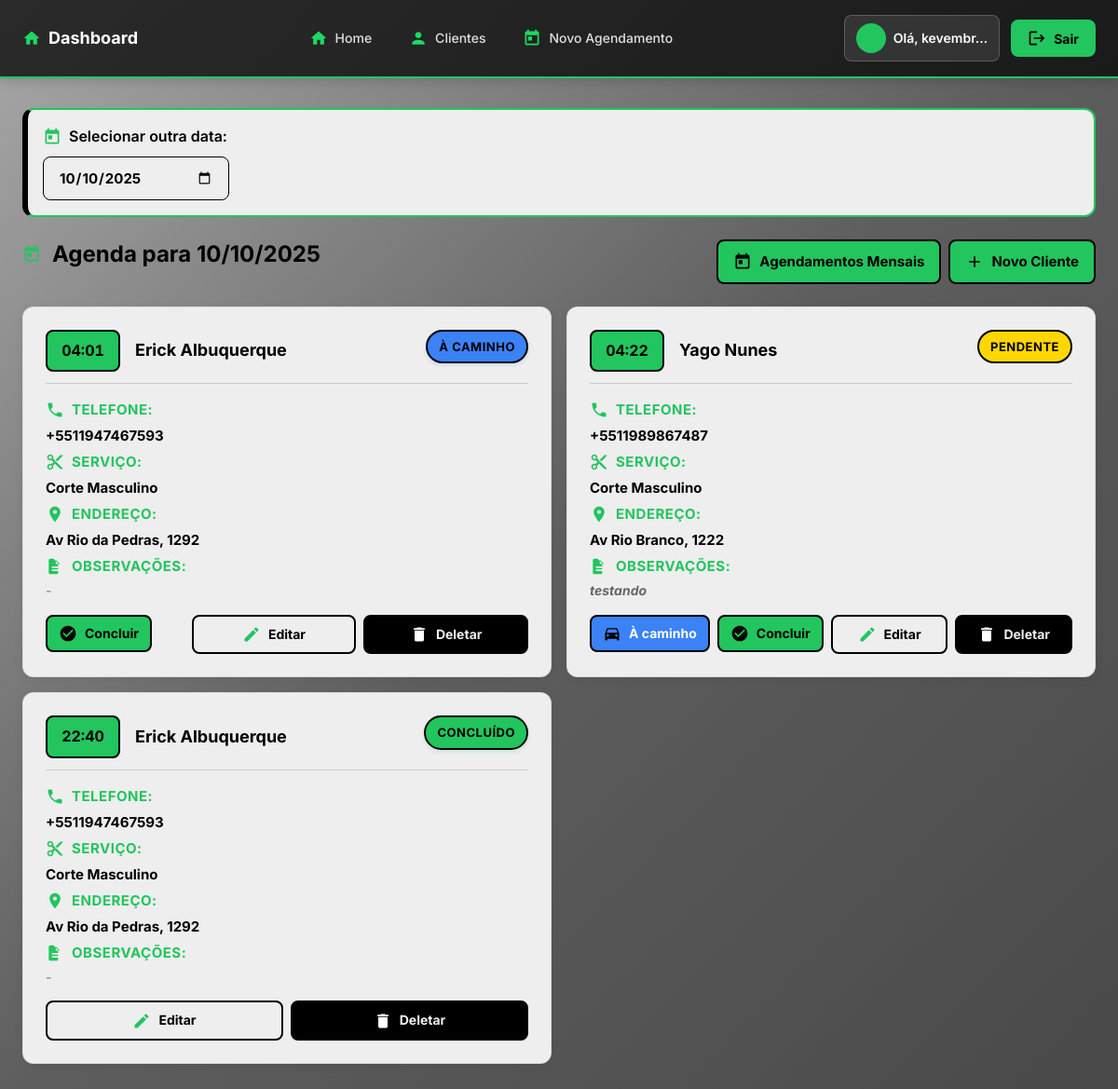
The app's page / (signed in), older data.
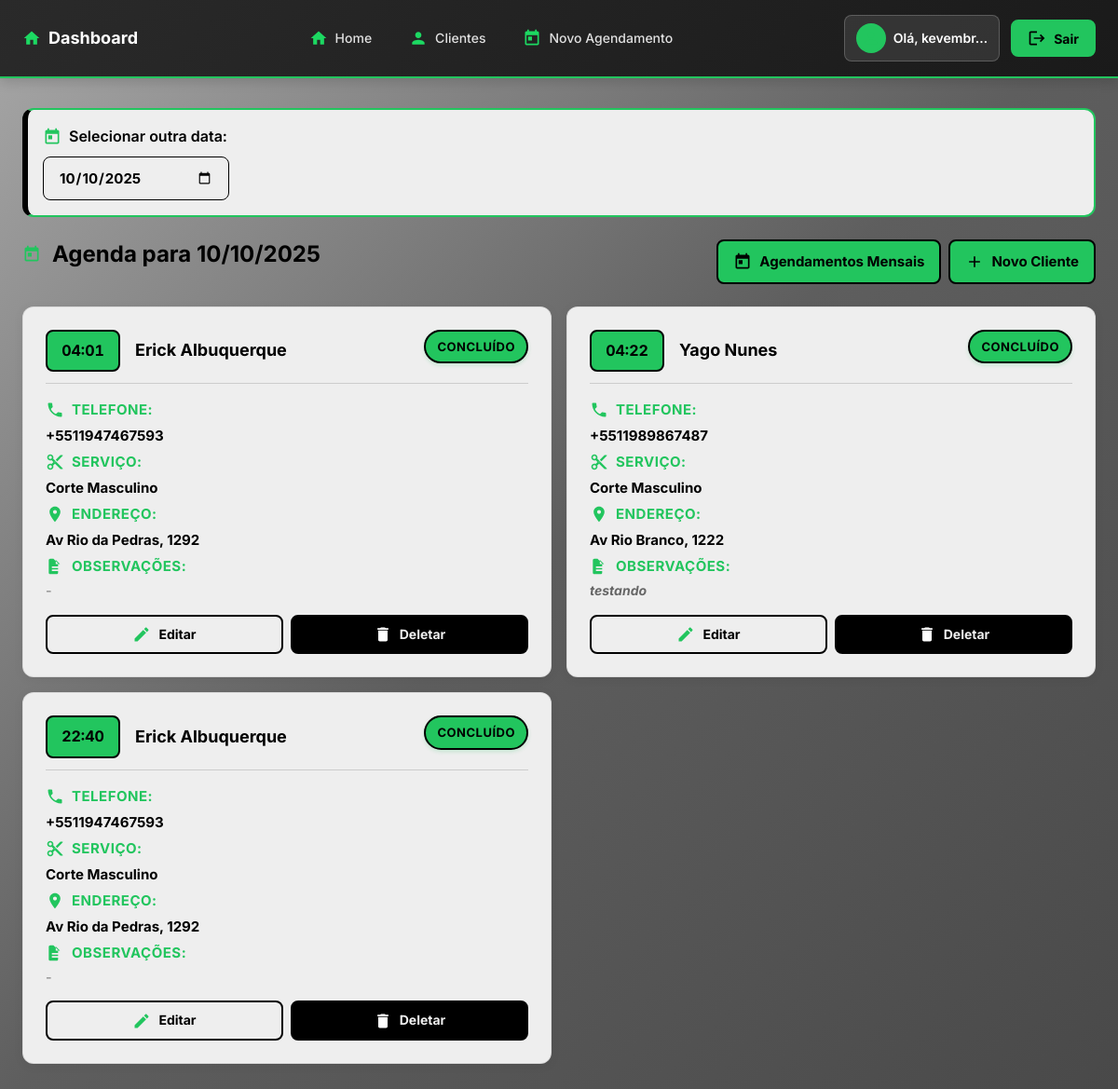
The same page, newer data.
### agendamentos/models.py (models this page shows, shortened)
class Agendamento(models.Model):
    STATUS_CHOICES = [
        ('confirmado', 'Pendente'),
        ('a_caminho', 'À caminho'),
        ('concluido', 'Concluído'),
        ('cancelado', 'Cancelado'),
    ]
    cliente = models.ForeignKey(Cliente, on_delete=models.SET_NULL, null=True, blank=True, related_name='agendamentos')
    servico = models.ForeignKey(Servico, on_delete=models.PROTECT)
    data = models.DateField()
    hora = models.TimeField()
    status = models.CharField(max_length=15, choices=STATUS_CHOICES, default='confirmado')
    observacoes = models.TextField(blank=True, null=True)
    previsao_chegada = models.IntegerField(blank=True, null=True, help_text="Previsão de chegada em minutos")
    criado_em = models.DateTimeField(auto_now_add=True)
    class Meta:
        ordering = ['-data', '-hora']

class Cliente(models.Model):
    nome = models.CharField(max_length=100)
    telefone = models.CharField(max_length=15, unique=True, blank=True, null=True)
    endereco = models.TextField(blank=True, null=True, help_text="Endereço completo do cliente")
    observacoes = models.TextField(blank=True, null=True)

class Servico(models.Model):
    nome = models.CharField(max_length=100)
    descricao = models.TextField(blank=True, null=True)
    duracao = models.IntegerField(help_text="Duração em minutos")
    preco = models.DecimalField(max_digits=6, decimal_places=2)
    ativo = models.BooleanField(default=True)

### agendamentos/views.py (the view)
# urls.py: path('', views.painel_barbeiro, name='home'),
@login_required
def painel_barbeiro(request):
    data_selecionada = request.GET.get('data')
    if data_selecionada:
        try:
            data_selecionada = datetime.strptime(data_selecionada, '%Y-%m-%d').date()
        except ValueError:
            data_selecionada = date.today()
    else:
        data_selecionada = date.today()
    agendamentos = Agendamento.objects.filter(data=data_selecionada).order_by('hora')
    context = {
        'agendamentos': agendamentos,
        'data_selecionada': data_selecionada,
    }
    return render(request, 'agendamentos/painel_barbeiro.html', context)

### agendamentos/templates/agendamentos/painel_barbeiro.html (shortened to what the changed rows need)
{% extends 'agendamentos/base.html' %}
{% block content %}
<div class="dashboard-header mb-3">
    <h2>
        <span class="icon icon-calendar"></span>Agenda para {{ data_selecionada|date:"d/m/Y" }}
    </h2>
</div>
{% if agendamentos %}
    <div class="mobile-appointments">
        {% for agendamento in agendamentos %}
        <div class="appointment-card">
            <div class="appointment-header">
                <div class="appointment-main-info">
                    <div class="appointment-time">{{ agendamento.hora|time:"H:i" }}</div>
                    <div class="appointment-client-name">{{ agendamento.cliente.nome }}</div>
                </div>
                <div class="appointment-status
                    {% if agendamento.status == 'confirmado' %}status-confirmado
                    {% elif agendamento.status == 'a_caminho' %}status-a-caminho
                    {% elif agendamento.status == 'concluido' %}status-concluido
                    {% elif agendamento.status == 'cancelado' %}status-cancelado
                    {% endif %}">
                    {% if agendamento.status == 'confirmado' %}PENDENTE
                    {% elif agendamento.status == 'a_caminho' %}À CAMINHO
                    {% elif agendamento.status == 'concluido' %}CONCLUÍDO
                    {% elif agendamento.status == 'cancelado' %}CANCELADO
                    {% endif %}
                </div>
            </div>
            <div class="appointment-info">
                <div class="appointment-info-row">
                    <span class="appointment-info-label">
                        <span class="icon icon-phone"></span>Telefone:
                    </span>
                    <span class="appointment-info-value">
                        {% if agendamento.cliente.telefone %}
                            <a href="tel:{{ agendamento.cliente.telefone }}">{{ agendamento.cliente.telefone }}</a>
                        {% else %}
                            -
                        {% endif %}
                    </span>
                </div>
                <div class="appointment-info-row">
                    <span class="appointment-info-label">
                        <span class="icon icon-scissors"></span>Serviço:
                    </span>
                    <span class="appointment-info-value">{{ agendamento.servico.nome }}</span>
                </div>
                {% if agendamento.cliente.endereco %}
                <div class="appointment-info-row">
                    <span class="appointment-info-label">
                        <span class="icon icon-location"></span>Endereço:
                    </span>
                    <span class="appointment-info-value">
                        <a href="https://www.google.com/maps/search/?api=1&query={{ agendamento.cliente.endereco }}" target="_blank">
                            {{ agendamento.cliente.endereco|truncatechars:40 }}
                        </a>
                    </span>
                </div>
                {% endif %}
                <div class="appointment-info-row">
                    <span class="appointment-info-label">
                        <span class="icon icon-note"></span>Observações:
                    </span>
                    <span class="appointment-info-value observations-text">
                        {% if agendamento.observacoes %}
                            {{ agendamento.observacoes }}
                        {% else %}
                            <span class="no-observations">-</span>
                        {% endif %}
                    </span>
                </div>
            </div>
            <div class="appointment-actions">
                {% if agendamento.status == 'confirmado' %}
                    <form action="{% url 'on_the_way_agendamento' agendamento.id %}" method="post" style="display: inline; flex: 1;">
                        <button type="submit" class="btn btn-sm btn-info">
                            <span class="icon icon-on-the-way"></span>À caminho
                        </button>
                    </form>
                    <form action="{% url 'concluir_agendamento' agendamento.id %}" method="post" style="display: inline; flex: 1;">
                        <button type="submit" class="btn btn-sm btn-success">
                            <span class="icon icon-barber"></span>Concluir
                        </button>
                    </form>
                {% elif agendamento.status == 'a_caminho' %}
                    <form action="{% url 'concluir_agendamento' agendamento.id %}" method="post" style="display: inline; flex: 1;">
                        <button type="submit" class="btn btn-sm btn-success">
                            <span class="icon icon-barber"></span>Concluir
                        </button>
                    </form>
                {% endif %}
                <a href="{% url 'editar_agendamento' agendamento.id %}" class="btn btn-sm btn-secondary" style="flex: 1;">
                    <span class="icon icon-edit"></span>Editar
                </a>
                <a href="{% url 'deletar_agendamento' agendamento.id %}" class="btn btn-sm btn-danger" style="flex: 1;">
                    <span class="icon icon-delete"></span>Deletar
                </a>
            </div>
        </div>
        {% endfor %}
    </div>
{% else %}
    <div class="no-appointments" style="text-align: center; padding: 2rem; color: var(--text-secondary);">
        <div style="font-size: 3rem; margin-bottom: 1rem;">📅</div>
        <p>Nenhum agendamento para a data selecionada.</p>
    </div>
{% endif %}
{% endblock %}

Row changes from the older to the newer data that the page shows:
changed Agendamento (number 1 of 3 on the later page): status: picture removed; status "À CAMINHO Concluir" → "CONCLUÍDO"
changed Agendamento "testando": status: picture removed; status "PENDENTE À caminho Concluir" → "CONCLUÍDO"
